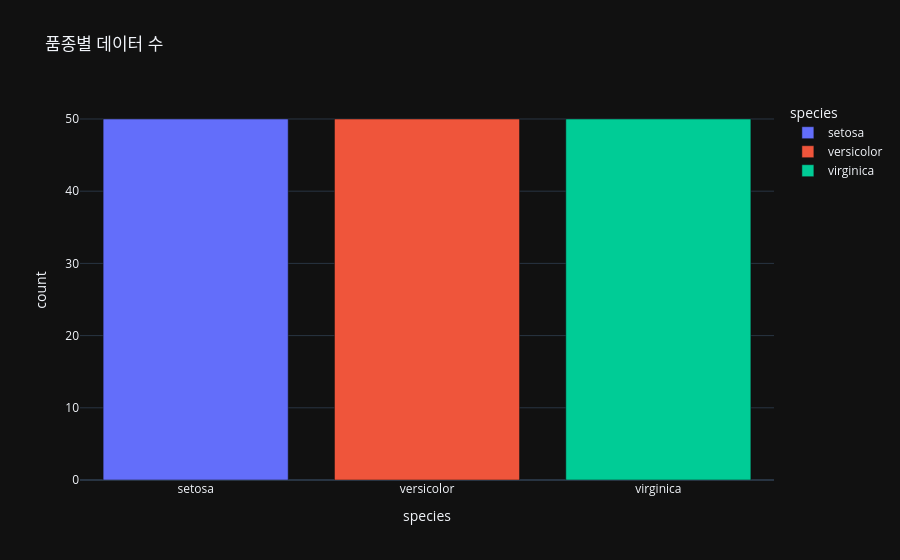
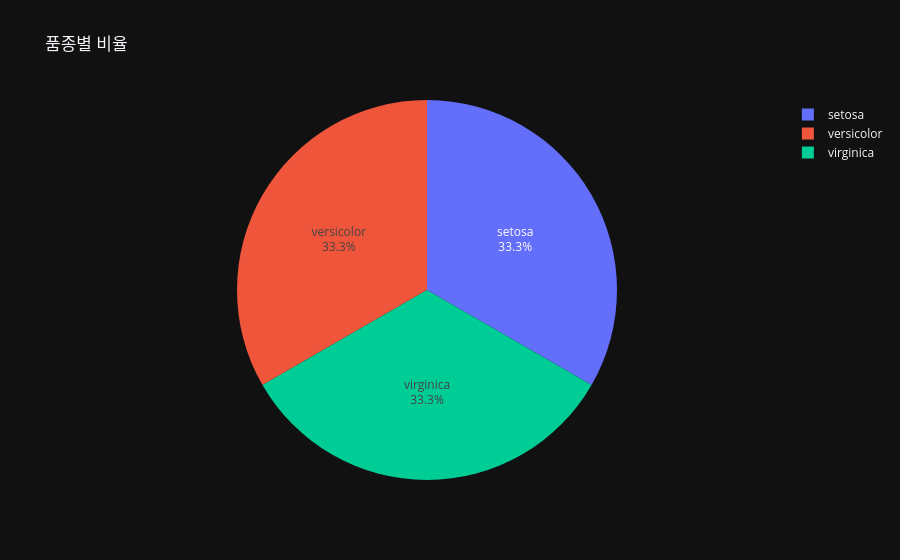

Write notebook code for charts like these, in order.
### Code cell
# # Target 분포 시각화
# import matplotlib.pyplot as plt

# fig, axes = plt.subplots(1, 2, figsize=(10, 4))

# # 막대 그래프
# df["species"].value_counts().plot(kind="bar", ax=axes[0], color=["#4a9eff", "#ff6b6b", "#51cf66"])
# axes[0].set_title("품종별 데이터 수")
# axes[0].set_ylabel("개수")

# # 파이 차트 — 비율 확인에 직관적
# df["species"].value_counts().plot(kind="pie", ax=axes[1], autopct="%1.1f%%",
#                                    colors=["#4a9eff", "#ff6b6b", "#51cf66"])
# axes[1].set_title("품종별 비율")
# axes[1].set_ylabel("")

# plt.tight_layout()
# plt.show()

# Target 분포 시각화
import plotly.express as px
df_species = df['species'].value_counts().reset_index()

# 막대 그래프
fig_bar = px.bar(df_species, x='species', y='count',
                 title='품종별 데이터 수', color='species')
fig_bar.show()

# 파이 차트-비율 확인에 직관적
fig_pie = px.pie(df_species, names='species', values='count', title='품종별 비율', hole=0)
fig_pie.update_traces(textposition='inside', textinfo='percent+label')
fig_pie.show()

### Figure 1 — Plotly figure (JSON) as saved in the notebook; plotly's stock layout.template omitted (floating-point values rounded to 4 significant figures)
{"data": [{"hovertemplate": "species=%{x}<br>count=%{y}<extra></extra>", "legendgroup": "setosa", "marker": {"color": "#636efa", "pattern": {"shape": ""}}, "name": "setosa", "orientation": "v", "showlegend": true, "textposition": "auto", "x": ["setosa"], "xaxis": "x", "y": [50], "yaxis": "y", "type": "bar"}, {"hovertemplate": "species=%{x}<br>count=%{y}<extra></extra>", "legendgroup": "versicolor", "marker": {"color": "#EF553B", "pattern": {"shape": ""}}, "name": "versicolor", "orientation": "v", "showlegend": true, "textposition": "auto", "x": ["versicolor"], "xaxis": "x", "y": [50], "yaxis": "y", "type": "bar"}, {"hovertemplate": "species=%{x}<br>count=%{y}<extra></extra>", "legendgroup": "virginica", "marker": {"color": "#00cc96", "pattern": {"shape": ""}}, "name": "virginica", "orientation": "v", "showlegend": true, "textposition": "auto", "x": ["virginica"], "xaxis": "x", "y": [50], "yaxis": "y", "type": "bar"}], "layout": {"xaxis": {"anchor": "y", "domain": [0.0, 1.0], "title": {"text": "species"}, "categoryorder": "array", "categoryarray": ["setosa", "versicolor", "virginica"]}, "yaxis": {"anchor": "x", "domain": [0.0, 1.0], "title": {"text": "count"}}, "legend": {"title": {"text": "species"}, "tracegroupgap": 0}, "title": {"text": "품종별 데이터 수"}, "barmode": "relative"}}

### Figure 2 — Plotly figure (JSON) as saved in the notebook; plotly's stock layout.template omitted (floating-point values rounded to 4 significant figures)
{"data": [{"domain": {"x": [0.0, 1.0], "y": [0.0, 1.0]}, "hole": 0, "hovertemplate": "species=%{label}<br>count=%{value}<extra></extra>", "labels": ["setosa", "versicolor", "virginica"], "legendgroup": "", "name": "", "showlegend": true, "values": [50, 50, 50], "type": "pie", "textinfo": "percent+label", "textposition": "inside"}], "layout": {"legend": {"tracegroupgap": 0}, "title": {"text": "품종별 비율"}}}
